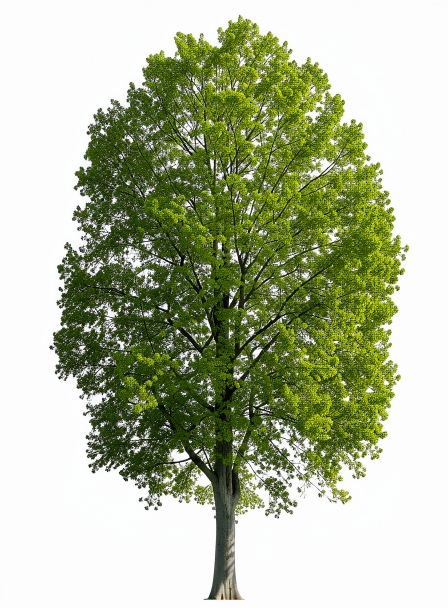
#> input picture assets-src/concepts/trees/beech_card.png, 896 x 1216 px (shown at 1/2 size); its folder holds only this picture in this run
$ python tree_cards.py
#> lines starting #> are read from the running program, lines starting #| are printed output that depends on the picture; after the words box and inside, x2 and y2 are one past the last pixel; in counts of white or black regions, pixels touching at a corner belong together
### assets-src/scripts/ai/comfy.py
"""
Minimal ComfyUI API client for the asset pipeline (CLAUDE.md §14.2: reproducible source scripts).

Concept images come from the owner's local Flux 2 Klein text-to-image setup (ComfyUI on port 8188);
image-to-3D meshes come from TRELLIS.2 (ComfyUI-3D on port 8189). Generated files are inputs to the
Blender scripts in assets-src/scripts, which clean up, rig, animate and export the runtime GLBs.

    python assets-src/scripts/ai/comfy.py concept <name> "<prompt>" [--seed N] [--size 1024]
    python assets-src/scripts/ai/comfy.py mesh <name> [--seed N]     (concept PNG -> textured GLB)
"""
import json
import os
import sys
import time
import urllib.parse
import urllib.request
import uuid

ROOT = os.path.abspath(os.path.join(os.path.dirname(__file__), "..", "..", ".."))
CONCEPTS = os.path.join(ROOT, "assets-src", "concepts")
MESHES = os.path.join(ROOT, "assets-src", "ai-meshes")
FLUX = "http://127.0.0.1:8188"
TRELLIS = "http://127.0.0.1:8189"
TRELLIS_ROOT = os.path.join("C:" + os.sep, "ai", "ComfyUI-3D", "ComfyUI")
TRELLIS_WORKFLOW = os.path.join(TRELLIS_ROOT, "custom_nodes", "ComfyUI-Trellis2", "example_workflows", "MeshWithTexturing.json")
WIDGET_TYPES = {"INT", "FLOAT", "STRING", "BOOLEAN", "COMBO"}
SEED_NAMES = {"seed", "noise_seed"}
CONTROL_VALUES = {"fixed", "randomize", "increment", "decrement"}
CRLF = chr(13) + chr(10)


def post(base, path, body):
    req = urllib.request.Request(base + path, data=json.dumps(body).encode(), headers={"Content-Type": "application/json"})
    try:
        with urllib.request.urlopen(req, timeout=60) as r:
            return json.loads(r.read())
    except urllib.error.HTTPError as e:
        raise RuntimeError(e.read().decode()[:3000]) from e


def get(base, path):
    with urllib.request.urlopen(base + path, timeout=120) as r:
        return r.read()


def run(base, graph, timeout=1800):
    """Queues an API-format graph and waits; returns the history entry."""
    prompt_id = post(base, "/prompt", {"prompt": graph, "client_id": str(uuid.uuid4())})["prompt_id"]
    start = time.time()
    while time.time() - start < timeout:
        try:
            hist = json.loads(get(base, f"/history/{prompt_id}"))
        except (TimeoutError, OSError):
            # The server can stall its HTTP thread during heavy GPU steps; keep waiting.
            time.sleep(5)
            continue
        if prompt_id in hist:
            entry = hist[prompt_id]
            status = entry.get("status", {})
            if status.get("status_str") == "error":
                raise RuntimeError(json.dumps(status.get("messages", []))[:3000])
            if status.get("completed"):
                return entry
        time.sleep(2)
    raise TimeoutError(prompt_id)


# [52 lines left out: functions download, flux_graph, concept, upload_image, not called in this run]


def _has_control(name, kind, definition):
    extra = definition[1] if len(definition) > 1 and isinstance(definition[1], dict) else {}
    return kind == "INT" and (name in SEED_NAMES or bool(extra.get("control_after_generate")))


# [110 lines left out: functions ui_to_api, mesh, not called in this run]


TRELLIS_AMPERE = "http://127.0.0.1:8190"


# [85 lines left out: functions texturing_inputs, clean, texture, not called in this run]


# [17 lines that do not run on import are left out]

### assets-src/scripts/ai/loading_art.py
"""
Key art for the loading screen shown while the game first loads (owner, 2026-10-23: a painted
background with a loading bar at the bottom; then "more 3D like the game … like the academy is fighting
the Unwriter or the Hush, like a battle scene", no parchment or map). The defenders hold the left, the
Unwriter and the Hush the right, and their magic clashes in the middle in front of the besieged academy;
the top and bottom are left calmer for the title and the bar, which the page draws.

    python assets-src/scripts/ai/loading_art.py <krea2|flux3> [seed ...]

Writes assets-src/concepts/loading_<model>_<seed>.png. The game uses `flux3 204` (owner's pick), saved as
public/assets/ui/loading.webp (Krea2 Turbo looked more polished but armed the monsters with swords and
dressed the students in striped school ties, both off-limits by CLAUDE.md section 2).
"""
import os
import sys

from comfy import CONCEPTS, FLUX, download, run

PROMPT = (
    "Cinematic 3D video game key art render, stylised realistic like a modern fantasy adventure game, Unreal Engine "
    "style lighting, wide battle scene at dusk. In the background a grand fairytale magic academy castle of pale "
    "stone with tall towers and blue slate roofs, under siege, a shimmering golden dome of protective magic over it, "
    "a burning red sky with a glowing crack torn across it, embers in the air. On the left the defenders charge "
    "forward: a young child apprentice wizard in a navy blue robe casting a blazing golden spell bolt from a wooden "
    "wand, a small glowing white orb with golden rings orbiting it flying beside the child, a brave girl student in a "
    "navy robe with gold trim, and a tall old keeper with a long white beard in a deep red robe raising a staff of "
    "light. On the right the enemy army advances: a towering hooded villain in charred black paper robes wearing a "
    "cracked white porcelain mask with a burning red line, pointing a long black quill pen that shoots red fire, "
    "monsters made of bubbling black ink with glowing ember eyes, a snarling wolf made of smouldering charcoal with "
    "glowing red cracks, huge moths with burning wings, and a great dragon made of burning book pages in the sky. "
    "Golden magic and red fire collide in the centre in a bright burst of light. Dramatic, exciting, epic, child "
    "friendly, no blood, no gore, no swords, no text, no letters, no logo, no user interface"
)

WIDTH, HEIGHT = 1920, 1088


# [12 lines left out: function krea2_graph, not called in this run]


def flux3_graph(prompt, seed, prefix, width=WIDTH, height=HEIGHT):
    shift = 2.77259  # log(16): the workflow's alpha of 16
    return {
        "1": {"class_type": "UNETLoader", "inputs": {"unet_name": "flux3-image-klein-int8-convrot.safetensors", "weight_dtype": "default"}},
        "2": {"class_type": "CLIPLoader", "inputs": {"clip_name": "qwen3vl_4b_int8_convrot.safetensors", "type": "flux3", "device": "default"}},
        "3": {"class_type": "VAELoader", "inputs": {"vae_name": "flux2-vae.safetensors"}},
        "4": {"class_type": "CLIPTextEncode", "inputs": {"text": prompt, "clip": ["2", 0]}},
        "5": {"class_type": "CLIPTextEncode", "inputs": {"text": "", "clip": ["2", 0]}},
        "6": {"class_type": "EmptyFlux2LatentImage", "inputs": {"width": width, "height": height, "batch_size": 1}},
        "10": {"class_type": "ModelSamplingFlux", "inputs": {"model": ["1", 0], "max_shift": shift, "base_shift": shift, "width": width, "height": height}},
        "7": {"class_type": "KSampler", "inputs": {"model": ["10", 0], "positive": ["4", 0], "negative": ["5", 0], "latent_image": ["6", 0], "seed": seed, "steps": 16, "cfg": 1, "sampler_name": "euler", "scheduler": "simple", "denoise": 1}},
        "8": {"class_type": "VAEDecode", "inputs": {"samples": ["7", 0], "vae": ["3", 0]}},
        "9": {"class_type": "SaveImage", "inputs": {"images": ["8", 0], "filename_prefix": prefix}},
    }


GRAPHS = {"krea2": krea2_graph, "flux3": flux3_graph}


# [12 lines left out: function main, not called in this run]


# [2 lines that do not run on import are left out]

### assets-src/scripts/ai/tree_cards.py
"""
Painted tree impostors for the far rows of a dense forest (owner, 2026-10-24: "can there be a dense forest?
the sprites are supposed to come from a forest"): Flux 3 paints one whole, full-crowned tree on pure white;
it is keyed out on its distance from white and saved as a cut-out the game stands on crossed cards
(src/scene/Woodland.tsx). The forest is a beech wood with some limes; full models fill the near rows.

    python assets-src/scripts/ai/tree_cards.py [names…]

Raw paintings: assets-src/concepts/trees/<name>.png. Cut-outs: public/assets/textures/impostors/<name>.png
(512 x 768, the trunk's foot at the bottom centre).
"""
import os
import sys

import numpy as np
from PIL import Image, ImageFilter

sys.path.insert(0, os.path.dirname(__file__))
from comfy import CONCEPTS, FLUX, ROOT, download, run  # noqa: E402
from loading_art import flux3_graph  # noqa: E402

WHITE = (
    "the whole tree from the roots to the top of the crown in frame, standing alone, isolated on a pure solid white "
    "background, no ground, no grass, no shadow, side view at eye level, natural history photograph, highly detailed"
)
TREES = {
    "beech_card": (f"A single tall beech tree in summer with a dense tall oval crown of fresh green leaves and a smooth grey trunk, {WHITE}", 702),
    "lime_card": (f"A single tall linden tree in summer with a full dense crown of bright green leaves and a straight dark trunk, {WHITE}", 703),
}
RAW = os.path.join(CONCEPTS, "trees")
OUT = os.path.join(ROOT, "public", "assets", "textures", "impostors")
W, H = 512, 768


def cut(src):
    """Alpha from how far each pixel is from white; cropped to the tree, its foot on the bottom edge."""
    rgb = np.asarray(src.convert("RGB")).astype(np.float32) / 255.0
    dist = np.max(1.0 - rgb, axis=2)
    alpha = np.clip((dist - 0.06) / 0.14, 0, 1)
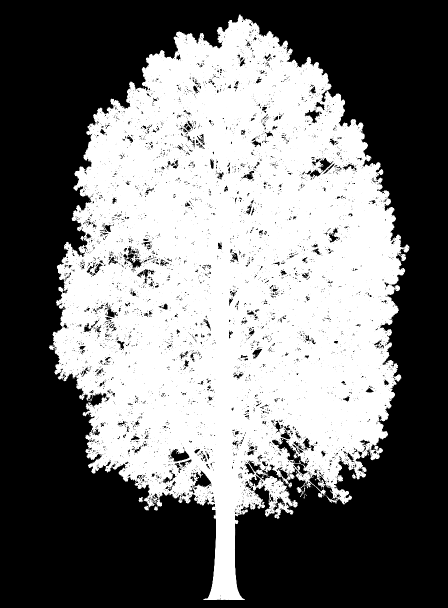
#> alpha: shape (1216, 896) float32 (shown at 1/2 size); min 0, max 1, mean 0.459
    ys, xs = np.nonzero(alpha > 0.5)
    if len(xs):
        x0, x1, y0, y1 = xs.min(), xs.max(), ys.min(), ys.max()
#> x0 = 98; x1 = 818; y0 = 29; y1 = 1199
        # Same aspect as the output, centred on the tree, bottom on its foot.
        h = y1 - y0 + 4
#> h = 1174
        w = max(x1 - x0 + 8, int(h * W / H))
#> w = 782
        h = int(w * H / W)
#> h = 1173
        cx = (x0 + x1) // 2
#> cx = 458
        box = (cx - w // 2, y1 + 2 - h, cx - w // 2 + w, y1 + 2)
#> box = (67, 28, 849, 1201)
    else:
        box = (0, 0, rgb.shape[1], rgb.shape[0])
    rgba = np.dstack([rgb, alpha])
    img = Image.fromarray((rgba * 255).astype(np.uint8), "RGBA").crop(box).resize((W, H), Image.LANCZOS)
    a = np.asarray(img).astype(np.float32) / 255.0
    colour = a[..., :3]
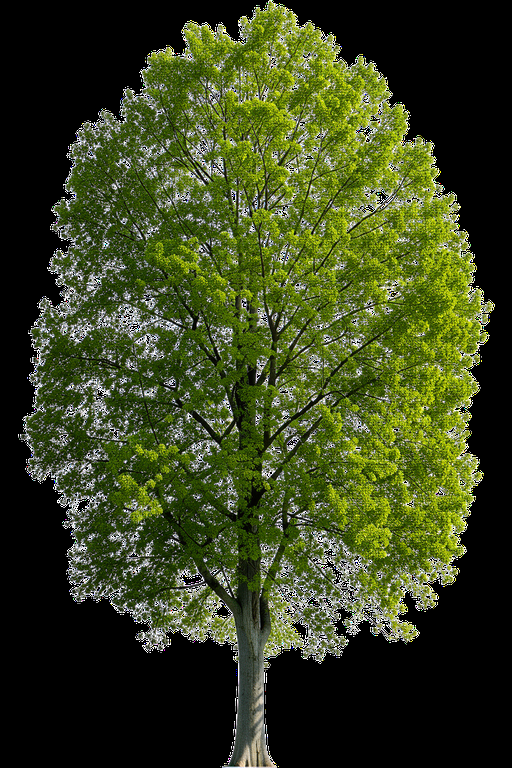
#> colour: shape (768, 512, 3) float32; mean R, G, B 0.222, 0.259, 0.119
    alpha = a[..., 3]
#> alpha: shape (768, 512) float32
    # Every pixel that is not solid leaf takes the colour of the solid leaves around it, so no white from
    # the background survives in the canopy's many small gaps and edges (they looked pale and frosted).
    solid = (alpha > 0.92).astype(np.float32)
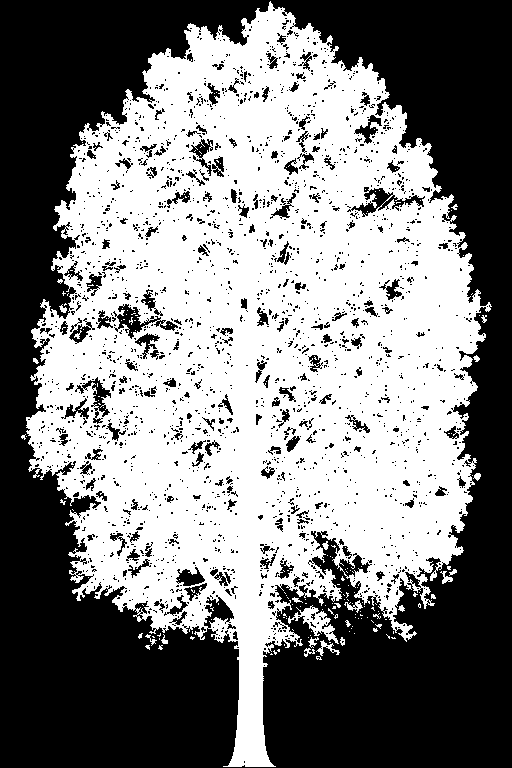
#> solid: shape (768, 512) float32; values 0 (black) and 1 (white), 50.2% white; 2155 black regions (1947 under 20 px), largest, box (x1, y1, x2, y2) and area: (0, 0, 512, 768) 174735, (347, 187, 425, 217) 705, (113, 304, 178, 339) 673
    fill = np.zeros_like(colour)
    weight = np.zeros_like(alpha)
    for radius in (2, 5, 12):
        mask = Image.fromarray((solid * 255).astype(np.uint8)).filter(ImageFilter.GaussianBlur(radius))
        wm = np.asarray(mask).astype(np.float32) / 255.0
        for ch in range(3):
            prem = Image.fromarray((colour[..., ch] * solid * 255).astype(np.uint8)).filter(ImageFilter.GaussianBlur(radius))
            fill[..., ch] = np.where(weight < 1e-3, np.asarray(prem).astype(np.float32) / 255.0 / np.maximum(wm, 1e-3), fill[..., ch])
        weight = np.maximum(weight, (wm > 0.01).astype(np.float32))
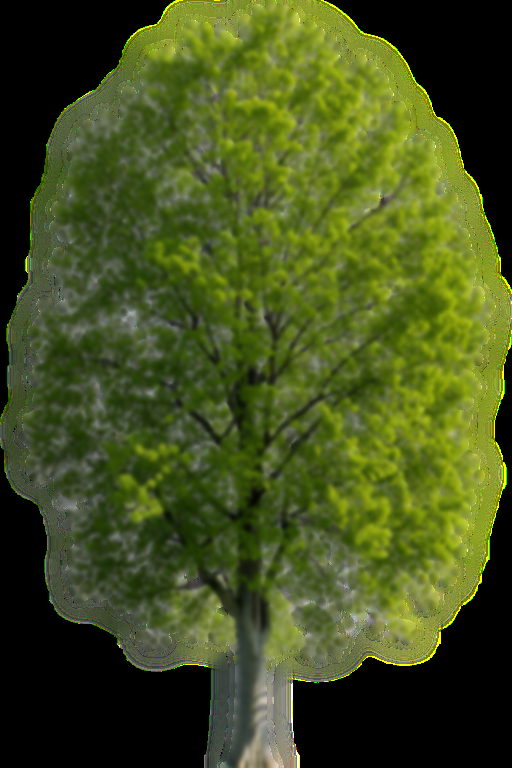
#> fill: shape (768, 512, 3) float32; mean R, G, B 0.265, 0.314, 0.116
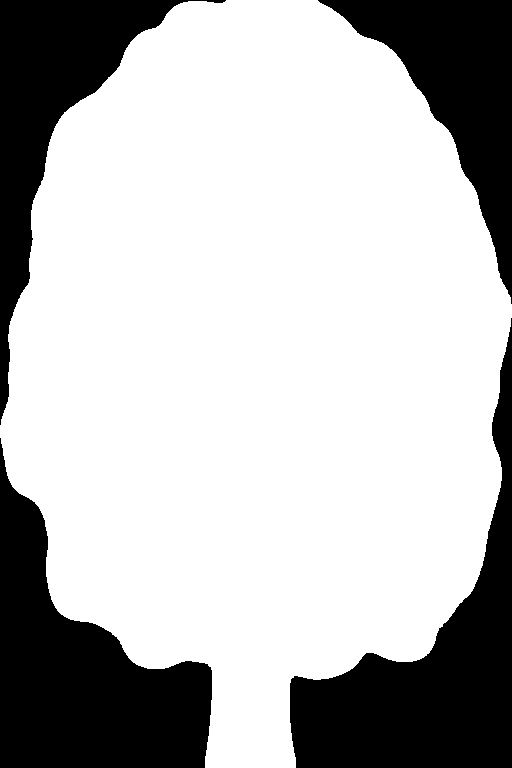
#> weight: shape (768, 512) float32; values 0 (black) and 1 (white), 72.6% white; 4 black regions, box (x1, y1, x2, y2) and area: (0, 438, 212, 768) 33019, (290, 318, 512, 768) 31874, (0, 0, 226, 425) 22325, (318, 0, 512, 304) 20606
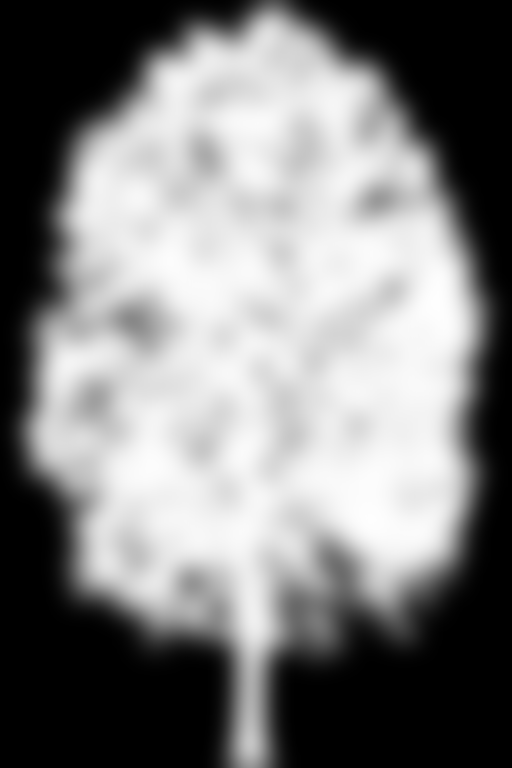
#> wm: shape (768, 512) float32; min 0, max 0.996, mean 0.501
    edge = (alpha < 0.92)[..., None]
    colour = np.where(edge, np.clip(fill, 0, 1), colour)
    out = np.concatenate([colour, alpha[..., None]], axis=2)
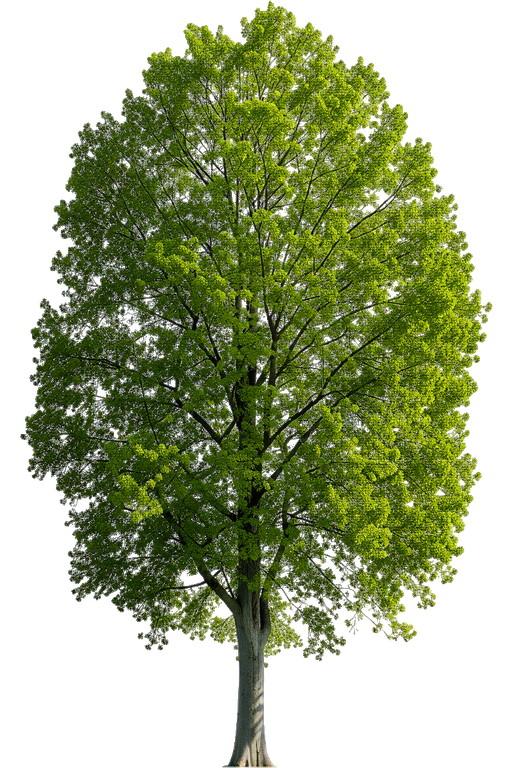
#> out: shape (768, 512, 4) float32; mean of channels 0, 1, 2, 3 0.266, 0.314, 0.118, 0.543; transparent parts drawn white
    return Image.fromarray((out * 255).astype(np.uint8), "RGBA")


def main():
    names = sys.argv[1:] or list(TREES)
    os.makedirs(RAW, exist_ok=True)
    os.makedirs(OUT, exist_ok=True)
    for name in names:
        prompt, seed = TREES[name]
        raw = os.path.join(RAW, f"{name}.png")
        if not os.path.exists(raw):
            entry = run(FLUX, flux3_graph(prompt, seed, f"spellcaster/trees/{name}", 896, 1216), timeout=1800)
            images = [img for node in entry["outputs"].values() for img in node.get("images", [])]
            download(FLUX, images[0], raw)
        cut(Image.open(raw)).save(os.path.join(OUT, f"{name}.png"))
        print(name, flush=True)


if __name__ == "__main__":
    main()
#> (the call stopped at in post, `with urllib.request.urlopen(req, timeout=60) as r:`: the network is not available in this run)
